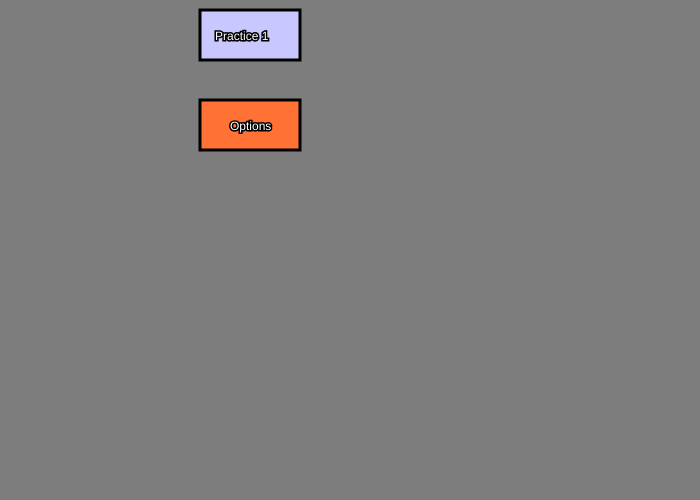
Frame 1 (no input)
Frame 60 (no input): identical to frame 1, image omitted
Frame 120 (the mouse pressed at the canvas centre since frame 60): identical to frame 1, image omitted

The p5.js sketch that drew this single still picture (run headless with seeded random() and noise() and a simulated clock; from frame 60 on, the mouse is pressed at the canvas centre):

// p5.js sketch
// ── sketch.js
var button2X;
var button2Y;

function setup()
{
  createCanvas(700,500);
  button2X = 200;
  button2Y = 100;

  
}

function draw()
{
	background(125,125,125)


	// Example 1: easy to understand - Start

	if (mouseX > 200 && mouseX < 200 + 100 && mouseY > 10 && mouseY < 10+50)
	{
		fill(255,200,0);
		stroke(0,0,0);
		strokeWeight(3);
		rect(200,10,100,50);		
		if (mouseIsPressed == true)
		{
			fill(47,247,114);
			stroke(0,0,0);
			strokeWeight(3);
			rect(200,10,100,50);					
		}
	}
	else
	{
		fill(200,200,255);
		stroke(0,0,0);
		strokeWeight(3);
		rect(200,10,100,50);		
	}

	fill(255,255,255);
	stroke(0,0,0);
	textSize(12);
	text("Practice 1",215,40);

	// Example 1: easy to understand - End




	// Example 2: less code but harder to understand - Start

	strokeWeight(3);

	if (mouseX > button2X && mouseX < button2X + 100 && mouseY > button2Y && mouseY < button2Y+50)
	{
		fill(248,89,255);
		if (mouseIsPressed)
		{
			fill(47,247,114);
		}

		rect(button2X,button2Y,100,50);
		textSize(16);
		fill(255,255,255);
		stroke(0,0,0);
		text("Options",button2X+30-5,button2Y+30+2);
	}
	else
	{
		fill(255,113,53);
		rect(button2X,button2Y,100,50);
		textSize(12);
		fill(255,255,255);
		stroke(0,0,0);
		text("Options",button2X+30,button2Y+30);
	}


	// Example 2: less code but harder to understand - End


}
